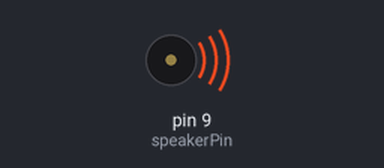
A sketch run on a simulated Arduino Uno, built with avr-gcc and run on an emulated ATmega328P. Parts: buzzer (waves = sounding).

Above: at 0.3 s.
At 129.77 s:
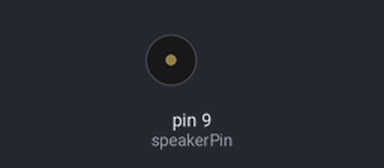
Timing chart, 0 to 130.0 s (numbered marks = the images above):
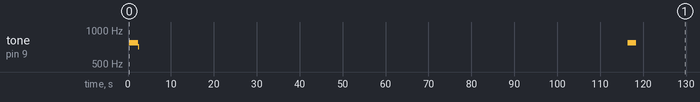

Measured:
- by itself, tone on pin 9 (speakerPin): plays 773 Hz for 2.0 s, 709 Hz for 0.04 s, 773 Hz for 2.1 s

The sketch:

_07_Btc_Player.ino
```cpp
int speakerPin = 9;

byte sample[2000];

byte masks[] = {0x01, 0x02, 0x04, 0x08, 0x10, 0x20, 0x40, 0x80};

/** From: playground.arduino.cc/Code/PwmFrequency
 *        forum.arduino.cc/index.php/topic,16612.0.html#4
 */
void setPwmFrequency(int pin, int divisor)
{
    byte mode;
    if(pin == 5 || pin == 6 || pin == 9 || pin == 10)
    {
        switch(divisor)
        {
            case 1: mode = 0x01; break;
            case 8: mode = 0x02; break;
            case 64: mode = 0x03; break;
            case 256: mode = 0x04; break;
            case 1024: mode = 0x05; break;
            default: return;
        }
        if(pin == 5 || pin == 6)
        {
            TCCR0B = TCCR0B & 0b11111000 | mode;
        }
        else
        {
            TCCR1B = TCCR1B & 0b11111000 | mode;
        }
    }
    else if(pin == 3 || pin == 11)
    {
        switch(divisor)
        {
          case 1: mode = 0x01; break;
          case 8: mode = 0x02; break;
          case 32: mode = 0x03; break;
          case 64: mode = 0x04; break;
          case 128: mode = 0x05; break;
          case 256: mode = 0x06; break;
          case 1024: mode = 0x7; break;
          default: return;
        }
        TCCR2B = TCCR2B & 0b11111000 | mode;
    }
}

int waveType = 0;
int period = 100;
int sampleRate = 1000;
int sampleResolution = 1000000/sampleRate;


void setup()
{
    pinMode(speakerPin, OUTPUT);
    //setPwmFrequency(speakerPin, 1); // 31250 Hz divide 8 = 3906.25 Hz

    if (waveType == 0) // square
    {
        for (int i = 0; i < 2000; i++)
        {
            for (int j = 0; j < 8; j++)
            {
                int num = 8 * i + j;

                if ((num % period) > (period / 2))
                    sample[i] |= masks[j];
            }
        }
    }
}


void loop()
{
    long start = micros();
    for (int i = 0; i < 2000; i++)
    {
        for (int j = 0; j < 8; j++)
        {
            long expected = (start + 8 * i + j) * sampleResolution;
            long remaining = micros() - expected;
            if (remaining > 0)
                delayMicroseconds(remaining);

            if ((sample[i] & masks[j]) == masks[j])
                digitalWrite(speakerPin, HIGH);
            else
                digitalWrite(speakerPin, LOW);
        }
    }
}
```
